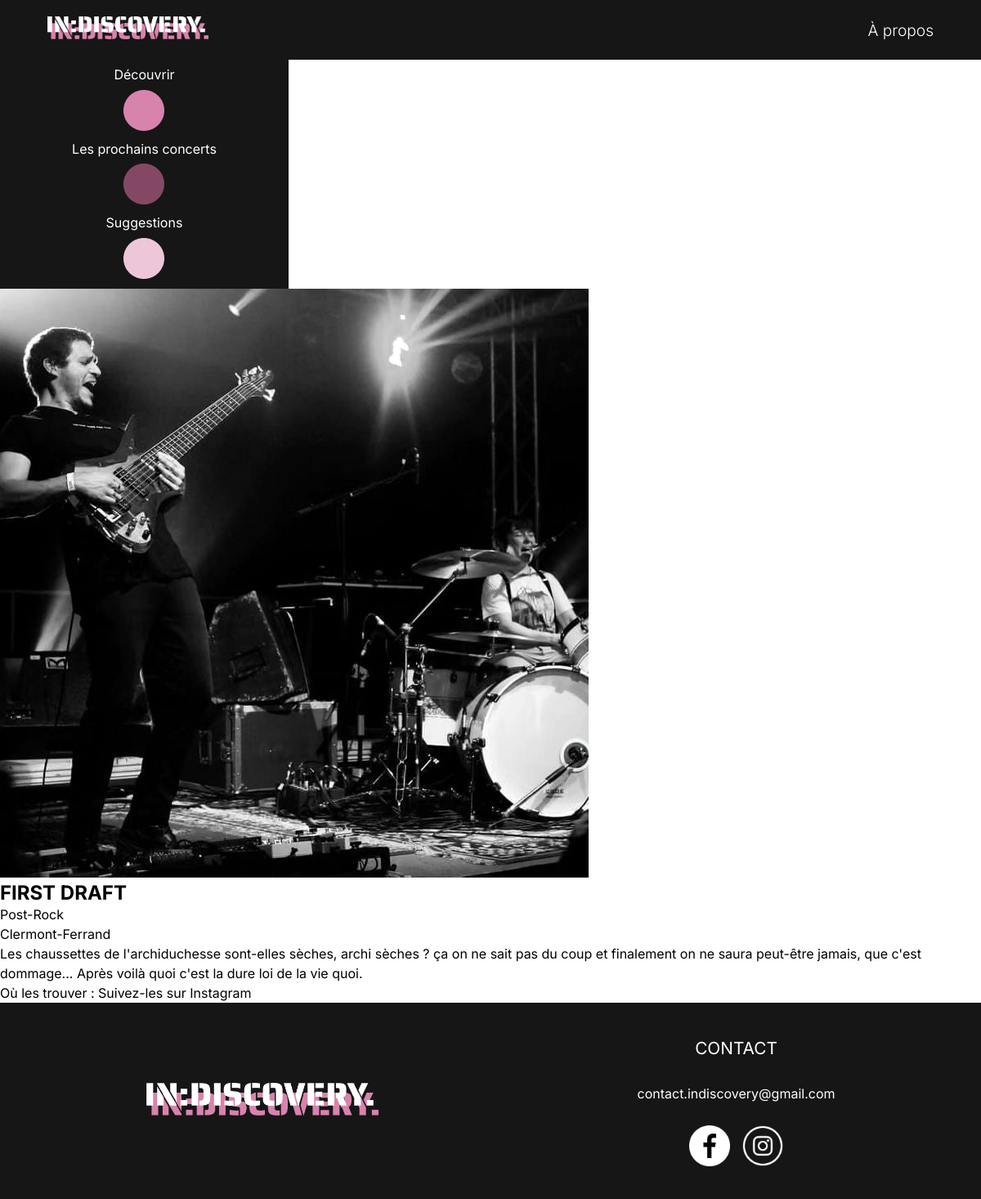
/php/artistes.php?id=1, run on an earlier commit of the app's database.
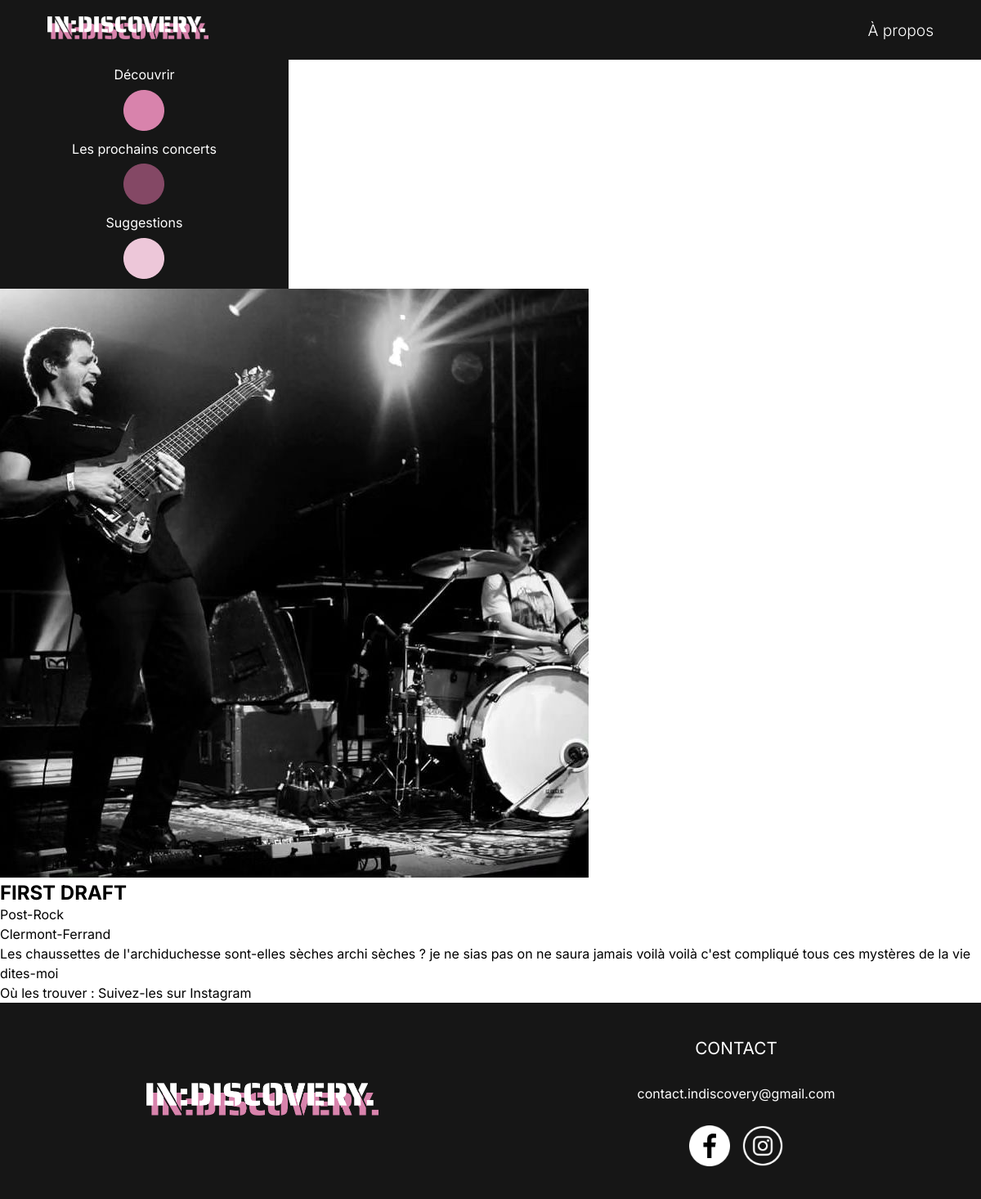
And on a later commit of the database.
### tables this page shows
CREATE TABLE `artistes` (
  `id_artiste` int NOT NULL,
  `nom` varchar(255) NOT NULL,
  `id_genre` int NOT NULL,
  `location` varchar(255) NOT NULL,
  `description` text NOT NULL,
  `photo` varchar(255) NOT NULL,
  `reseaux_sociaux` text NOT NULL,
  `decouverte` tinyint(1) NOT NULL,
  `cdc` tinyint(1) NOT NULL
);

CREATE TABLE `genres` (
  `id_genre` int NOT NULL,
  `categorie` varchar(255) NOT NULL,
  `genre` varchar(255) NOT NULL
);

### php/artistes.php (the view, shortened to what this page needs)
<?php
require_once("connect.php");
$artiste_id = isset($_GET['id']) ? intval($_GET['id']) : 0;
$sql = "
    SELECT a.nom, a.description, a.photo, a.location, a.reseaux_sociaux, g.categorie, g.genre
    FROM artistes a
    JOIN genres g ON a.id_genre = g.id_genre
    WHERE a.id_artiste = :id_artiste
";
$stmt = $db->prepare($sql);
$stmt->bindValue(':id_artiste', $artiste_id, PDO::PARAM_INT);
if (!$stmt->execute()) {
    echo "Erreur SQL : " . implode(" ", $stmt->errorInfo());
    exit;
}
$artiste = $stmt->fetch(PDO::FETCH_ASSOC);
?>
<!DOCTYPE html>
<html lang="en">
<head>
    <link rel="stylesheet" href="index.css">
    <link rel="stylesheet" href="artistes.css">
</head>
<body>
<header>
        <div class="navbar">
            <nav class="nav-links">
                <div class="logo"><a href="index.php"><img src="Images/logodiscovery.png" alt="Logo IN:DISCOVERY."></a></div>
                <a href="a-propos.php" id="nav-item">À propos</a>
            </nav>
        </div>
        <div class="side-menu">
            <div class="container-menu">
            <div class="menu-dots">
                <span class="dot-menu-item item1">Découvrir</span>
                    <a href="decouvrez.php" class="dot dot1"><img src="images/icones/dot1.png" alt="Dot 1"></a>
                <span class="dot-menu-item item2">Les prochains concerts</span>
                    <a href="concerts.php" class="dot dot2"><img src="images/icones/dot2.png" alt="Dot 2"></a>
                <span class="dot-menu-item item3">Suggestions</span>
                    <a href="formulaire.php" class="dot dot3"><img src="images/icones/dot3.png" alt="Dot 3"></a>
            </div>
            </div>
        </div>
    </header>
    <main>
        <section id="artiste-details">
            <?
            $photoPath = "../images/artistes/" . htmlspecialchars($artiste['photo']);
            ?>
            <img src="<?php echo $photoPath; ?>" alt="<?php echo htmlspecialchars($artiste['nom']); ?>">
            <h1><?php echo htmlspecialchars($artiste['nom']); ?></h1>
            <p><?php echo htmlspecialchars($artiste['genre']); ?></p>
            <p><?php echo htmlspecialchars($artiste['location']); ?></p>
            <p><?php echo htmlspecialchars($artiste['description']); ?></p>
            <p>Où les trouver :
        <?php if (!empty($artiste['reseaux_sociaux'])): ?>
            <a href="<?php echo htmlspecialchars($artiste['reseaux_sociaux']); ?>" target="_blank">Suivez-les sur Instagram</a>
        <?php else: ?>
            Aucun lien Instagram disponible
        <?php endif; ?>
    </p>
        </section>
    </main>
    <footer>
        <div class="section-logo">
            <img src="images/logodiscovery.png" alt="Logo IN:DISCOVERY.">
        </div>
        <div class="section-contact">
            <p id="titre-contact">CONTACT</p>
            <p id="mail">contact.indiscovery@gmail.com</p>
            <div class="logos">
                <img src="images/icones/facebook.png" id="logo-fb">
                <img src="images/icones/Instagram_logo.png">
            </div>
        </div>
    </footer>
</body>
</html>

### php/index.css (style rules this page uses)
* { margin: 0; padding: 0; box-sizing: border-box; }
a { text-decoration: none; color: inherit; }
html, body { font-family: "Inter", sans-serif; height: 100%; width: 100%; margin: 0; padding: 0; display:flex; flex-direction: column; }
main { flex-grow: 1; }
.nav-links { display: flex; width: 100%; padding: 20px; background-color: rgb(22, 22, 22); justify-content: space-around; }
.navbar { display: flex; align-items: center; color: white; font-weight: 300; font-size: 1.2rem; }
#nav-item { display: none; }
.logo { width: 80%; }
.logo img { max-width: 200px; max-height: 28px; }
.container-menu { display: none; }
footer { width: 100%; background-color: rgb(22, 22, 22); color: white; padding: 20px; text-align: center; min-height: 40%; display: flex; flex-direction: column; justify-content: space-around; }
.section-logo img { width: 284px; }
.logos img { width: 50px; }
.section-contact { height: 50%; display: flex; flex-direction: column; justify-content: space-between; }
#titre-contact { font-size: 1.3rem; }
.logos { display: flex; justify-content: center; gap: 15px; }
#mail { cursor: pointer; }
.logos img { transition: transform 0.3s ease; }
@media (min-width: 768px) { #nav-item { display: flex; align-items: center; } }
@media (min-width: 768px) { .container-menu { display: flex; width: 400px; flex-direction: column; margin-left: 0px; background-color: rgb(22, 22, 22); align-items: center; justify-content: space-evenly; height:110px; min-height: 280px; } }
@media (min-width: 768px) { .nav-links { display: flex; width: 100%; padding: 20px; background-color: rgb(22, 22, 22); justify-content: space-around; } }
@media (min-width: 768px) { .side-menu { width: 100%; display: flex; justify-content:center; } }
@media (min-width: 768px) { .menu-dots { display: flex; flex-direction: column; justify-content: space-evenly; width: 80%; height: 300px; align-items:center; } }
@media (min-width: 768px) { .menu-dots .dot-menu-item { color: white; } }
@media (min-width: 768px) { .dot-menu-item { transition: color 0.3s ease; } }
@media (min-width: 768px) { p { margin: 0; line-height: 1.5; } }
@media (min-width: 768px) { footer { flex-direction:unset; align-items: center; min-height: 30%; } }
@media (min-width: 768px) { .section-contact { height: 80%; } }

What changed in the data, as far as the page shows it:
changed artistes "FIRST DRAFT": description "…chaussettes de l'archiduchesse sont-elles sèches, archi sèches ? ça on ne sait pas du coup et finalement on ne saura peut-être jamais, que c'est dommage... Après voilà quoi c'est la dure loi de la vie quoi." → "…chaussettes de l'archiduchesse sont-elles sèches archi sèches ? je ne sias pas on ne saura jamais voilà voilà c'est compliqué tous ces mystères de la vie dites-moi"
